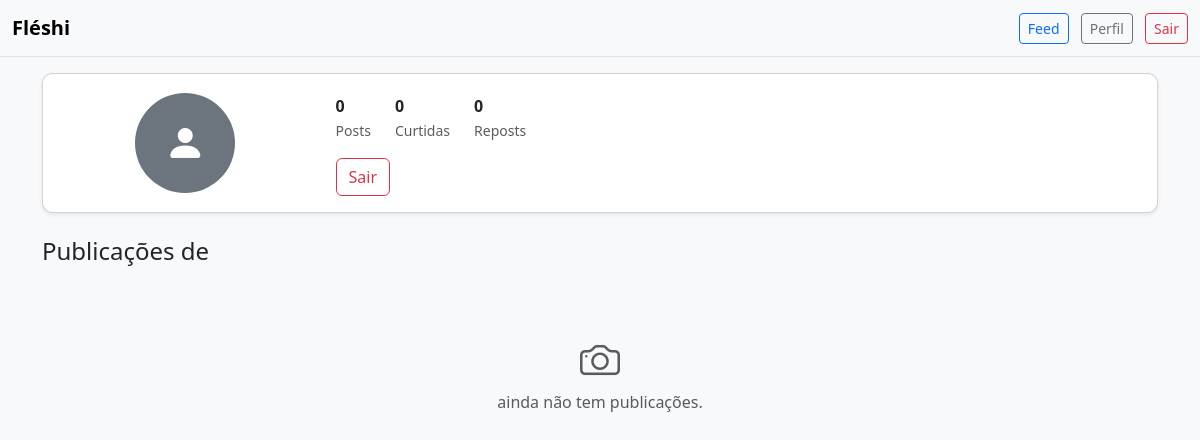
/profile/7 (signed in), run on an earlier commit of the app's database.
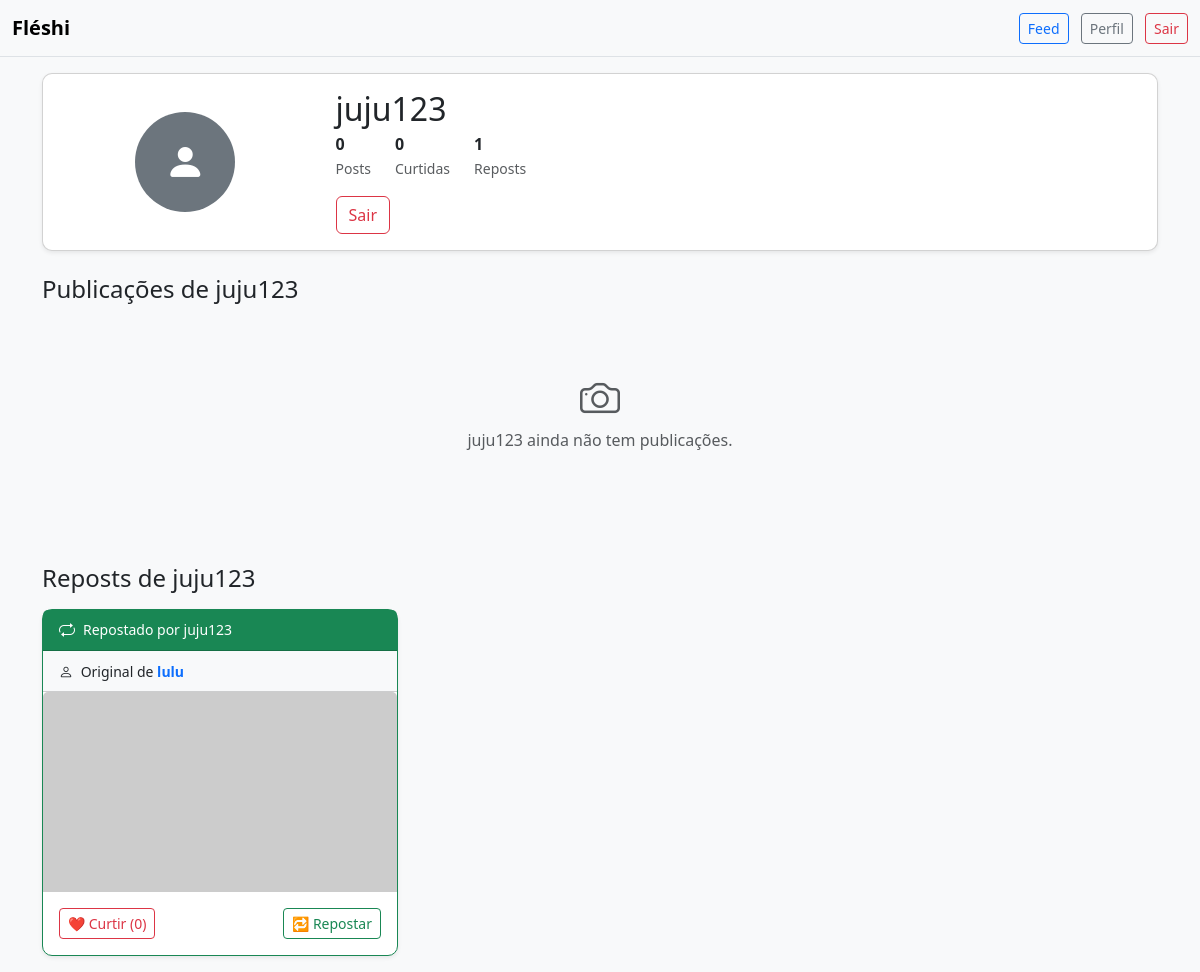
And on a later commit of the database.
### appfleshi/models.py (models this page shows)
class User(db.Model, UserMixin):
    id = db.Column(db.Integer, primary_key=True)
    username = db.Column(db.String(20), unique=True)
    email = db.Column(db.String(100), unique=True, nullable=False)
    password = db.Column(db.String(60), nullable=False)
    photos = db.relationship("Photo", backref="user", lazy=True) #lista de fotos, cada foto é um objeto
    likes = db.relationship("Like", backref="user", lazy=True)
    reposts = db.relationship("Repost", backref="user", lazy=True)
    comments = db.relationship("Comment", backref="user", lazy=True)

class Repost(db.Model):
    id = db.Column(db.Integer, primary_key=True)
    user_id = db.Column(db.Integer, db.ForeignKey("user.id"), nullable=False) # quem comentou
    photo_id = db.Column(db.Integer, db.ForeignKey("photo.id"), nullable=False) # qual foto comentada

### appfleshi/routes.py (the view)
@app.route("/profile/<user_id>", methods=['GET', 'POST'])
@login_required
def profile(user_id):
    if int(user_id) == int(current_user.id):
        photo_form = PhotoForm()
        if photo_form.validate_on_submit() and photo_form.photo.data:
            file = photo_form.photo.data
            secure_name = secure_filename(file.filename)
            path = os.path.join(os.path.abspath(os.path.dirname(__file__)), app.config["UPLOAD_FOLDER"], secure_name)
            file.save(path)
            photo = Photo(file_name=secure_name, user_id=current_user.id)
            db.session.add(photo)
            db.session.commit()
        return render_template('profile.html', user=current_user, form=photo_form)
    else:
        user = User.query.get(int(user_id))
        return render_template('profile.html', user=user, form=None)

### appfleshi/models.py (called while the page is built)
@login_manager.user_loader # consultando se tem ou não aquele usuário
def load_user(user_id):
    return User.query.get(int(user_id)) # consultado a tabela do banco

### appfleshi/templates/profile.html (shortened to what this page needs)
{% extends "homepage.html" %}
{% block body %}
    <body class="bg-light">
        {% include "navbar.html" %}
        <div class="container mt-3">
            <div class="card shadow-sm mb-4">
                <div class="card-body">
                    <div class="row align-items-center">
                        <div class="col-md-3 text-center">
                            <div class="rounded-circle bg-secondary mx-auto d-flex align-items-center justify-content-center"
                                 style="width: 100px; height: 100px;">
                                <i class="bi bi-person-fill text-white fs-1"></i>
                            </div>
                        </div>
                        <div class="col-md-9">
                            <h2 class="mb-1">{{ user.username }}</h2>
                            <div class="d-flex mb-3">
                                <div class="me-4">
                                    <strong class="d-block">{{ user.photos|length }}</strong>
                                    <small class="text-muted">Posts</small>
                                </div>
                                <div class="me-4">
                                    <strong class="d-block">{{ user.likes|length }}</strong>
                                    <small class="text-muted">Curtidas</small>
                                </div>
                                <div class="me-4">
                                    <strong class="d-block">{{ user.reposts|length }}</strong>
                                    <small class="text-muted">Reposts</small>
                                </div>
                            </div>
                            <a href="{{ url_for('logout') }}" class="btn btn-outline-danger">Sair</a>
                        </div>
                    </div>
                </div>
            </div>
            <div class="row">
                <div class="col-12">
                    <h4 class="mb-3">Publicações de {{ user.username }}</h4>
                    {% if user.photos %}
                    <div class="row">
                        {% for photo in user.photos %}
                        <div class="col-md-4 mb-3">
                            <div class="card shadow-sm">
                                <img src="{{ url_for('static', filename='posts_photos/' ~ photo.file_name) }}"
                                     class="card-img-top"
                                     alt="Post de {{ user.username }}"
                                     style="height: 250px; object-fit: cover;"
                                     onerror="this.src='https://via.placeholder.com/300x250?text=Imagem+Não+Encontrada'">
                                <div class="card-body">
                                    <div class="d-flex justify-content-between mb-2">
                                        <div>
                                            <small class="text-muted">
                                                <i class="bi bi-heart-fill text-danger"></i> {{ photo.likes|length }}
                                            </small>
                                            <small class="text-muted ms-2">
                                                <i class="bi bi-chat"></i> {{ photo.comments|length }}
                                            </small>
                                            <small class="text-muted ms-2">
                                                <i class="bi bi-repeat text-success"></i> {{ photo.reposts|length }}
                                            </small>
                                        </div>
                                        {% if user == current_user %}
                                        <div>
                                            <a class="btn btn-sm btn-outline-danger"
                                               href="{{ url_for('delete_photo', photo_id=photo.id) }}"
                                               onclick="return confirm('Tem certeza que deseja excluir esta foto?')">
                                                <i class="bi bi-trash"></i>
                                            </a>
                                        </div>
                                        {% endif %}
                                    </div>
                                    <div class="d-grid gap-2">
                                        <a class="btn btn-outline-danger btn-sm"
                                           href="{{ url_for('like_photo', photo_id=photo.id) }}">
                                            ❤️ Curtir
                                        </a>
                                        <a class="btn btn-outline-success btn-sm"
                                           href="{{ url_for('repost_photo', photo_id=photo.id) }}">
                                            🔁 Repostar
                                        </a>
                                    </div>
                                    {% if photo.comments %}
                                    <div class="mt-2">
                                        {% for comentario in photo.comments[:2] %}
                                        <div class="mb-1">
                                            <small>
                                                <strong>{{ comentario.user.username }}:</strong>
                                                {{ comentario.text[:30] }}{% if comentario.text|length > 30 %}...{% endif %}
                                            </small>
                                        </div>
                                        {% endfor %}
                                    </div>
                                    {% endif %}
                                </div>
                            </div>
                        </div>
                        {% endfor %}
                    </div>
                    {% else %}
                    <div class="text-center py-5">
                        <i class="bi bi-camera fs-1 text-muted"></i>
                        <p class="text-muted">
                            {% if user == current_user %}
                            Você ainda não tem publicações. Faça seu primeiro post acima!
                            {% else %}
                            {{ user.username }} ainda não tem publicações.
                            {% endif %}
                        </p>
                    </div>
                    {% endif %}
                </div>
            </div>
            {% if user.reposts %}
            <div class="row mt-5">
                <div class="col-12">
                    <h4 class="mb-3">Reposts de {{ user.username }}</h4>
                    <div class="row">
                        {% for repost in user.reposts %}
                        <div class="col-md-4 mb-3">
                            <div class="card shadow-sm border-success">
                                <div class="card-header bg-success text-white py-2">
                                    <div class="d-flex align-items-center">
                                        <i class="bi bi-repeat me-2"></i>
                                        <small>Repostado por {{ user.username }}</small>
                                    </div>
                                </div>
                                <div class="card-header bg-light py-2">
                                    <small>
                                        <i class="bi bi-person me-1"></i>
                                        Original de
                                        <a href="{{ url_for('profile', user_id=repost.photo.user.id) }}"
                                           class="text-decoration-none fw-bold">
                                            {{ repost.photo.user.username }}
                                        </a>
                                    </small>
                                </div>
                                <img src="{{ url_for('static', filename='posts_photos/' ~ repost.photo.file_name) }}"
                                     class="card-img-top"
                                     alt="Repost de {{ repost.photo.user.username }}"
                                     style="height: 200px; object-fit: cover;"
                                     onerror="this.src='https://via.placeholder.com/300x200?text=Imagem+Não+Encontrada'">
                                <div class="card-body">
                                    <div class="d-flex justify-content-between">
                                        <a class="btn btn-outline-danger btn-sm"
                                           href="{{ url_for('like_photo', photo_id=repost.photo.id) }}">
                                            ❤️ Curtir ({{ repost.photo.likes|length }})
                                        </a>
                                        <a class="btn btn-outline-success btn-sm"
                                           href="{{ url_for('repost_photo', photo_id=repost.photo.id) }}">
                                            🔁 Repostar
                                        </a>
                                    </div>
                                </div>
                            </div>
                        </div>
                        {% endfor %}
                    </div>
                </div>
            </div>
            {% endif %}
        </div>
        <link rel="stylesheet" href="https://cdn.jsdelivr.net/npm/bootstrap-icons@1.10.0/font/bootstrap-icons.css">
    </body>
{% endblock %}

### appfleshi/templates/homepage.html (shortened to what this page needs)
<!DOCTYPE html>
<html lang="en">
<head>
    <link href="https://cdn.jsdelivr.net/npm/bootstrap@5.3.0/dist/css/bootstrap.min.css" rel="stylesheet">
</head>
<body class="bg-light">
    {% block body %}{% endblock %}
</body>
</html>

### appfleshi/templates/navbar.html
    <nav class="navbar navbar-light bg-light border-bottom mb-3">
        <div class="container-fluid">
            <a class="navbar-brand fw-bold" href="{{ url_for('feed') }}">Fléshi</a>
            <div>
                <a class="btn btn-outline-primary btn-sm me-2" href="{{ url_for('feed') }}">Feed</a>
                <a class="btn btn-outline-secondary btn-sm me-2" href="{{ url_for('profile', user_id=current_user.id) }}">Perfil</a>
                <a class="btn btn-outline-danger btn-sm" href="{{ url_for('logout') }}">Sair</a>
            </div>
        </div>
    </nav>

### appfleshi/templates/profile.html (style rules this page uses)
.card { border-radius: 10px; }

What changed in the data, as far as the page shows it:
added User: username "juju123"
added Repost: photo.user.username "lulu", photo.likes|length "0"
Also different on the page:
{{ user.reposts|length }}: "0" → "1"
text now shown: "Reposts de"
